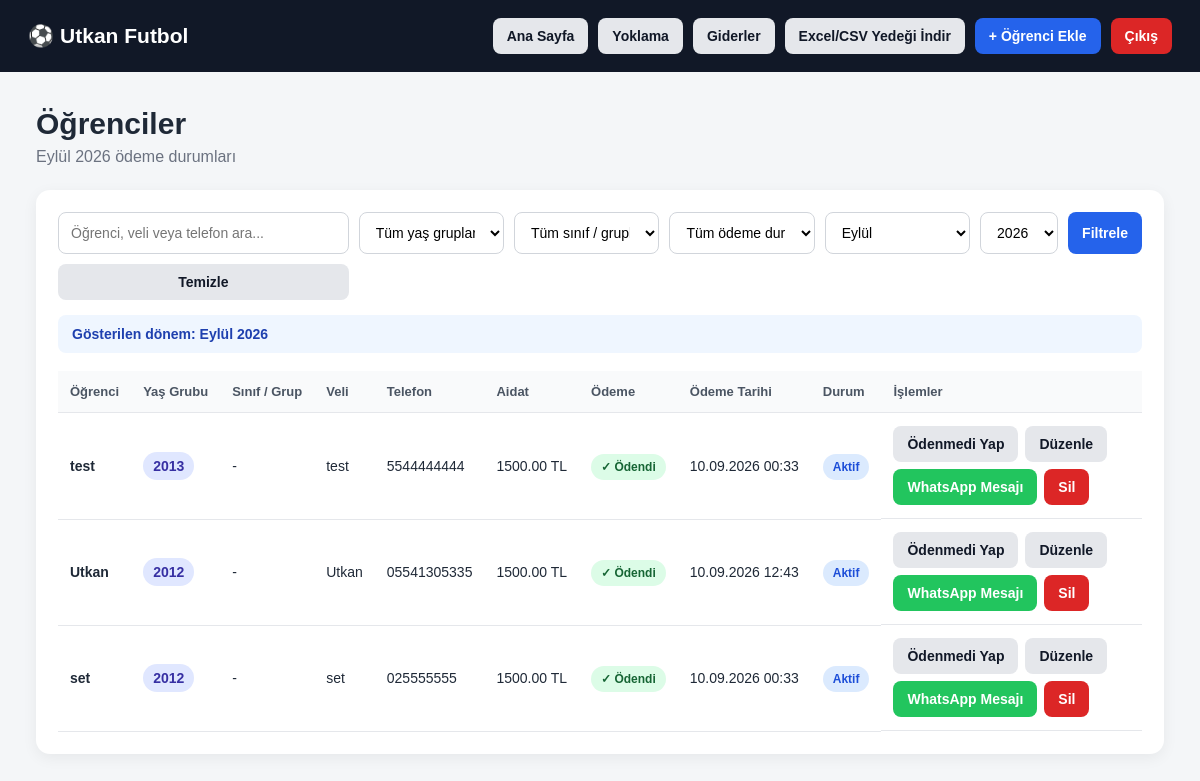
The page /students (signed in) on the database as committed earlier.
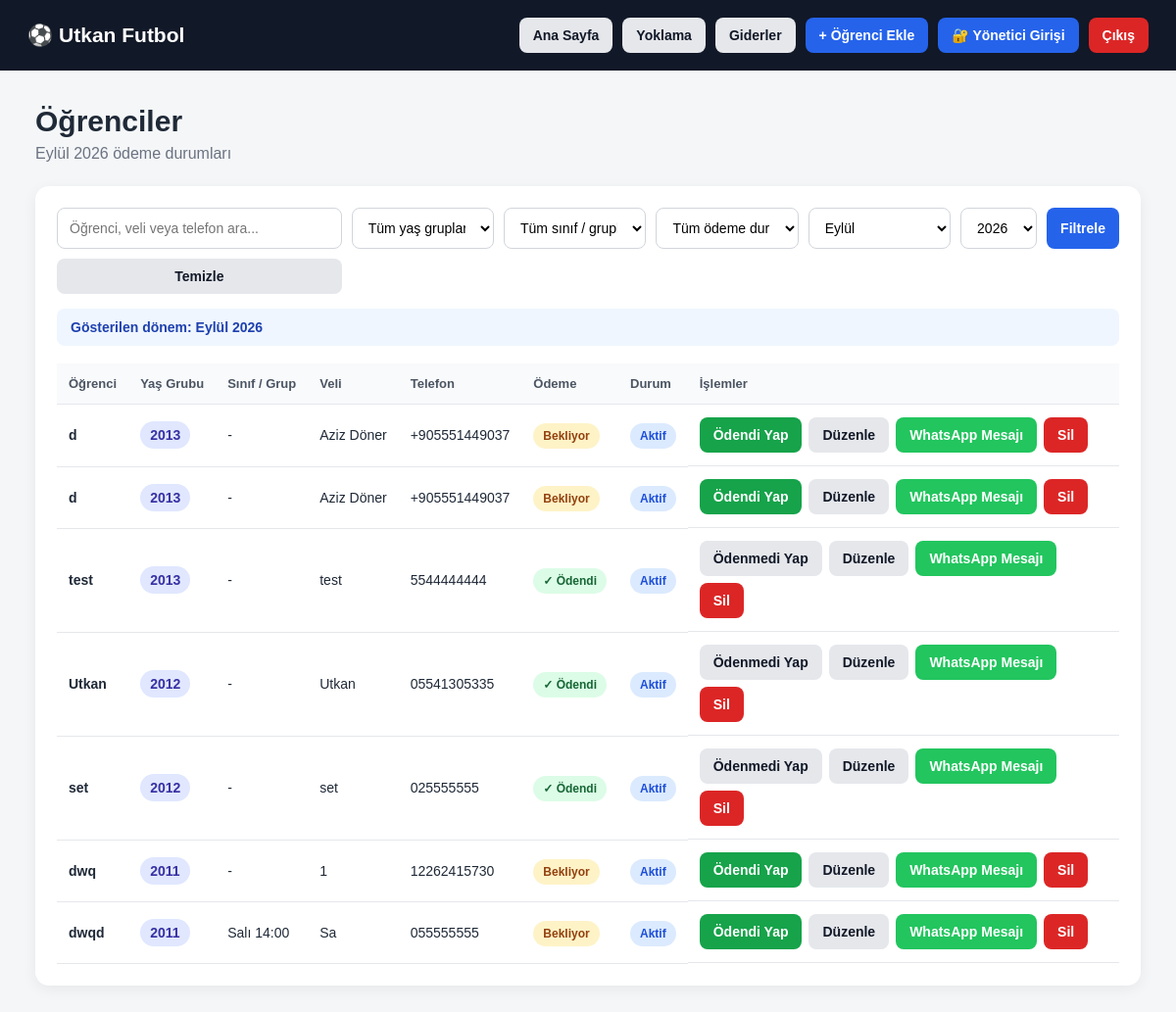
The same page on the database as committed later.
### tables this page shows
CREATE TABLE payments (
            id INTEGER PRIMARY KEY AUTOINCREMENT,
            student_id INTEGER NOT NULL,
            year INTEGER NOT NULL,
            month INTEGER NOT NULL,
            amount REAL DEFAULT 0,
            paid INTEGER DEFAULT 0,
            paid_at TEXT,
            FOREIGN KEY (student_id)
                REFERENCES students(id)
                ON DELETE CASCADE,
            UNIQUE(student_id, year, month)
        );

CREATE TABLE students (
            id INTEGER PRIMARY KEY AUTOINCREMENT,
            school_id INTEGER NOT NULL,
            name TEXT NOT NULL,
            birth_year INTEGER NOT NULL,
            parent_name TEXT,
            phone TEXT,
            monthly_fee REAL DEFAULT 0,
            active INTEGER DEFAULT 1,
            notes TEXT,
            created_at TEXT, class_group TEXT,
            FOREIGN KEY (school_id)
                REFERENCES schools(id)
                ON DELETE CASCADE
        );

### app.py (the view, shortened to what this page needs)
@app.route("/students")
def students():
    if not school_logged_in():
        return redirect(url_for("login"))
    school_id = session["school_id"]
    year, month = get_selected_period()
    search = request.args.get("search", "").strip()
    birth_year = request.args.get("birth_year", "").strip()
    class_group = request.args.get("class_group", "").strip()
    payment = request.args.get("payment", "").strip()
    query = """
        SELECT
            s.*,
            COALESCE(p.paid, 0) AS paid,
            p.paid_at
        FROM students s
        LEFT JOIN payments p
            ON p.student_id = s.id
            AND p.year = ?
            AND p.month = ?
        WHERE s.school_id = ?
    """
    params = [year, month, school_id]
    if birth_year:
        query += " AND s.birth_year = ?"
        params.append(birth_year)
    if class_group:
        query += " AND s.class_group = ?"
        params.append(class_group)
    if payment == "paid":
        query += " AND COALESCE(p.paid, 0) = 1"
    elif payment == "unpaid":
        query += " AND COALESCE(p.paid, 0) = 0"
    query += """
        ORDER BY
            s.birth_year DESC,
            COALESCE(s.class_group, '') ASC,
            s.name ASC
    """
    conn = get_db()
    student_list = conn.execute(query, params).fetchall()
    years = conn.execute("""
        SELECT DISTINCT birth_year
        FROM students
        WHERE school_id = ?
        ORDER BY birth_year DESC
    """, (school_id,)).fetchall()
    class_groups = conn.execute("""
        SELECT DISTINCT class_group
        FROM students
        WHERE school_id = ?
        AND class_group IS NOT NULL
        AND TRIM(class_group) != ''
        ORDER BY class_group ASC
    """, (school_id,)).fetchall()
    conn.close()
    return render_template(
        "students.html",
        students=student_list,
        years=years,
        class_groups=class_groups,
        search=search,
        birth_year=birth_year,
        class_group=class_group,
        payment=payment,
        selected_year=year,
        selected_month=month,
        month_name=MONTH_NAMES[month],
        months=MONTH_NAMES,
        finance_privacy_enabled=finance_is_required(school_id),
        finance_visible=finance_can_view(school_id)
    )

### app.py (called while the page is built)
def get_db():
    conn = sqlite3.connect(DB_NAME)
    conn.row_factory = sqlite3.Row
    conn.execute("PRAGMA foreign_keys = ON")
    return conn

def school_logged_in():
    return (
        session.get("logged_in")
        and session.get("role") == "school"
        and session.get("school_id")
    )

def get_school_finance_settings(school_id):
    conn = get_db()
    row = conn.execute("""
        SELECT
            finance_privacy_enabled,
            finance_pin_hash
        FROM schools
        WHERE id = ?
    """, (school_id,)).fetchone()
    conn.close()
    return row

def finance_is_required(school_id):
    settings = get_school_finance_settings(school_id)
    return bool(
        settings
        and settings["finance_privacy_enabled"]
    )

def finance_is_unlocked():
    return (
        session.get("finance_unlocked") is True
        and session.get("finance_unlocked_school_id")
        == session.get("school_id")
    )

def finance_can_view(school_id):
    return (
        not finance_is_required(school_id)
        or finance_is_unlocked()
    )

### templates/students.html (shortened to what the changed rows need)
<!DOCTYPE html>
<html lang="tr">
<head>
    <link rel="stylesheet" href="{{ url_for('static', filename='style.css') }}">
</head>
<body>
<header class="topbar">
    <div>
        <h2>⚽ {{ session.school_name or "Futbol Okulu Paneli" }}</h2>
    </div>
    <div class="top-actions">
        <a
            href="{{ url_for(
                'dashboard',
                year=selected_year,
                month=selected_month
            ) }}"
            class="btn"
        >
            Ana Sayfa
        </a>
        <a href="{{ url_for('attendance') }}" class="btn">Yoklama</a>
        <a href="{{ url_for('expenses') }}" class="btn">Giderler</a>
        {% if finance_visible %}
        <a href="{{ url_for('export_backup') }}" class="btn">Excel/CSV Yedeği İndir</a>{% endif %}
        <a href="{{ url_for('add_student') }}" class="btn primary">
            + Öğrenci Ekle
        </a>
        {% if finance_privacy_enabled %}
            {% if finance_visible %}
                <form method="POST" action="{{ url_for('finance_lock') }}" style="display:inline;">
                    <button type="submit" class="btn">🔒 Muhasebeyi Kilitle</button>
                </form>
            {% else %}
                <a href="{{ url_for('finance_unlock') }}" class="btn primary">
                    🔐 Yönetici Girişi
                </a>
            {% endif %}
        {% endif %}
        <a href="{{ url_for('logout') }}" class="btn danger">
            Çıkış
        </a>
    </div>
</header>
<main class="container">
    <div class="page-title">
        <div>
            <h1>Öğrenciler</h1>
        </div>
    </div>
    <section class="panel-section">
        {% if students %}
        <div class="table-wrapper">
            <table>
                <thead>
                    <tr>
                        <th>Öğrenci</th>
                        <th>Yaş Grubu</th>
                        <th>Sınıf / Grup</th>
                        <th>Veli</th>
                        <th>Telefon</th>
                        {% if finance_visible %}
                            <th>Aidat</th>
                        {% endif %}
                        <th>Ödeme</th>
                        {% if finance_visible %}
                            <th>Ödeme Tarihi</th>
                        {% endif %}
                        <th>Durum</th>
                        <th>İşlemler</th>
                    </tr>
                </thead>
                <tbody>
                    {% for student in students %}
                    <tr>
                        <td>
                            <strong>{{ student.name }}</strong>
                        </td>
                        <td>
                            <span class="badge">
                                {{ student.birth_year }}
                            </span>
                        </td>
                        <td>
                            {{ student.class_group or "-" }}
                        </td>
                        <td>
                            {{ student.parent_name or "-" }}
                        </td>
                        <td>
                            {{ student.phone or "-" }}
                        </td>
                        {% if finance_visible %}
                        <td>
                            {{ "%.2f"|format(student.monthly_fee) }} TL
                        </td>
                        {% endif %}
                        <td>
                            {% if student.paid %}
                                <span class="payment paid">
                                    ✓ Ödendi
                                </span>
                            {% else %}
                                <span class="payment unpaid">
                                    Bekliyor
                                </span>
                            {% endif %}
                        </td>
                        {% if finance_visible %}
                        <td>
                            {{ student.paid_at or "-" }}
                        </td>
                        {% endif %}
                        <td>
                            {% if student.active %}
                                <span class="status active">
                                    Aktif
                                </span>
                            {% else %}
                                <span class="status passive">
                                    Pasif
                                </span>
                            {% endif %}
                        </td>
                        <td class="actions">
                            <form
                                method="POST"
                                action="{{ url_for(
                                    'toggle_payment',
                                    student_id=student.id
                                ) }}"
                            >
                                {% if student.paid %}
                                    <button
                                        type="submit"
                                        class="btn"
                                    >
                                        Ödenmedi Yap
                                    </button>
                                {% else %}
                                    <button
                                        type="submit"
                                        class="btn success"
                                    >
                                        Ödendi Yap
                                    </button>
                                {% endif %}
                            </form>
                            <a
                                href="{{ url_for(
                                    'edit_student',
                                    student_id=student.id
                                ) }}"
                                class="btn"
                            >
                                Düzenle
                            </a>
                            {% if student.phone %}
                                {% if student.paid %}
                                    {% set whatsapp_message =
                                        "Merhaba, iyi günler. " ~ student.name ~
                                        " isimli öğrencimizin " ~ month_name ~ " " ~ selected_year|string ~
                                        " ayı aidat ödemesi alınmıştır. Teşekkür ederiz."
                                    %}
                                {% else %}
                                    {% set whatsapp_message =
                                        "Merhaba, iyi günler. " ~ student.name ~
                                        " isimli öğrencimizin " ~ month_name ~ " " ~ selected_year|string ~
                                        " ayı aidat ödemesi henüz sistemde görünmemektedir. Bilginize."
                                    %}
                                {% endif %}
                            {% set phone_clean = student.phone
                                |replace(' ', '')
                                |replace('(', '')
                                |replace(')', '')
                                |replace('-', '')
                            %}
                            {% if phone_clean[:3] == '+90' %}
                                {% set whatsapp_phone = phone_clean[3:] %}
                            {% elif phone_clean[:2] == '90' and phone_clean|length == 12 %}
                                {% set whatsapp_phone = phone_clean[2:] %}
                            {% elif phone_clean[:1] == '0' %}
                                {% set whatsapp_phone = phone_clean[1:] %}
                            {% else %}
                                {% set whatsapp_phone = phone_clean %}
                            {% endif %}
                            <a
                                target="_blank"
                                class="btn whatsapp"
                                href="https://wa.me/90{{ whatsapp_phone }}?text={{ whatsapp_message|urlencode }}"
                            >
                                WhatsApp Mesajı
                            </a>
                            {% endif %}
                            <form
                                method="POST"
                                action="{{ url_for(
                                    'delete_student',
                                    student_id=student.id
                                ) }}"
                                onsubmit="return confirm('Bu öğrenciyi silmek istediğine emin misin?');"
                            >
                                <button
                                    type="submit"
                                    class="btn danger"
                                >
                                    Sil
                                </button>
                            </form>
                        </td>
                    </tr>
                    {% endfor %}
                </tbody>
            </table>
        </div>
        {% else %}
        <div class="empty-state">
            Bu filtrelere uygun öğrenci bulunamadı.
        </div>
        {% endif %}
    </section>
</main>
</body>
</html>

Rows that differ between the two databases and show on the page:
no longer on this page (row unchanged): students: monthly_fee "1500.00"
no longer on this page (row unchanged): students: monthly_fee "1500.00"
no longer on this page (row unchanged): students: monthly_fee "1500.00"
added students: name "d", birth_year "2013", class_group "-", parent_name "Aziz Döner", phone "+905551449037", shows "Bekliyor", active "Aktif", shows "Ödendi Yap"
added students: name "d", birth_year "2013", class_group "-", parent_name "Aziz Döner", phone "+905551449037", shows "Bekliyor", active "Aktif", shows "Ödendi Yap"
shown differently, row unchanged: payments "test": paid_at "10.09.2026 00:33" → (not shown)
shown differently, row unchanged: payments "Utkan": paid_at "10.09.2026 12:43" → (not shown)
shown differently, row unchanged: payments "set": paid_at "10.09.2026 00:33" → (not shown)
added students: name "dwq", birth_year "2011", class_group "-", parent_name "1", phone "12262415730", shows "Bekliyor", active "Aktif", shows "Ödendi Yap"
added students: name "dwqd", birth_year "2011", class_group "Salı 14:00", parent_name "Sa", phone "055555555", shows "Bekliyor", active "Aktif", shows "Ödendi Yap"
Other text that changed with them:
text no longer shown: "Excel/CSV Yedeği İndir Aidat Ödeme Tarihi"
text now shown: "🔐 Yönetici Girişi"
